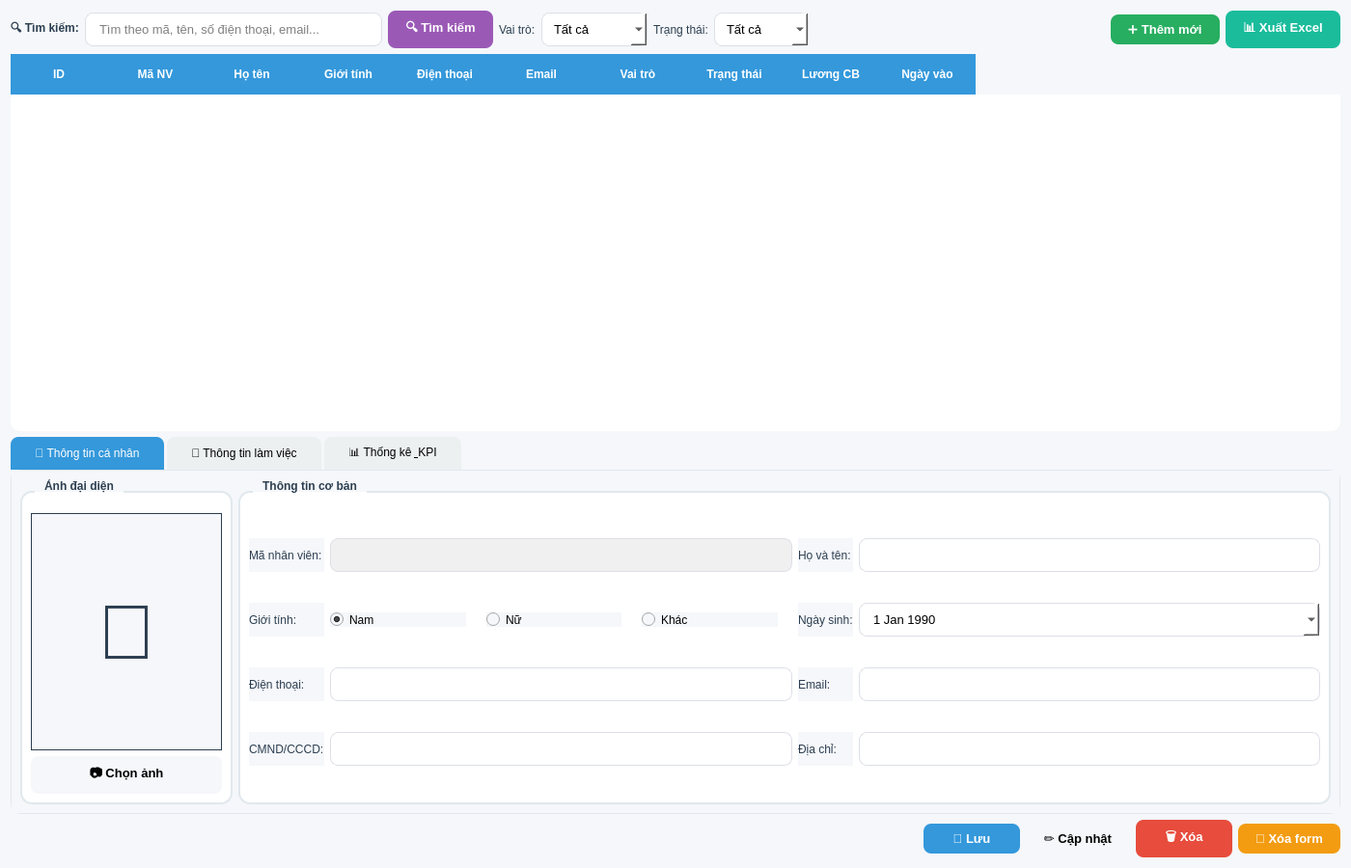
<?xml version="1.0" encoding="UTF-8"?>
<ui version="4.0">
 <class>EmployeeManagement</class>
 <widget class="QWidget" name="EmployeeManagement">
  <property name="geometry">
   <rect>
    <x>0</x>
    <y>0</y>
    <width>1400</width>
    <height>900</height>
   </rect>
  </property>
  <property name="windowTitle">
   <string>Quản lý nhân viên</string>
  </property>
  <property name="styleSheet">
   <string notr="true">
    QWidget {
        background-color: #f5f7fa;
    }
    QGroupBox {
        font-weight: bold;
        border: 2px solid #e1e8ed;
        border-radius: 12px;
        margin-top: 12px;
        padding-top: 12px;
        background-color: white;
    }
    QGroupBox::title {
        subcontrol-origin: margin;
        left: 15px;
        padding: 0 8px 0 8px;
        color: #2c3e50;
    }
    QTableWidget {
        background-color: white;
        alternate-background-color: #f9f9f9;
        gridline-color: #e0e0e0;
        selection-background-color: #3498db;
        selection-color: white;
        border-radius: 10px;
    }
    QHeaderView::section {
        background-color: #3498db;
        color: white;
        padding: 12px;
        font-weight: bold;
        border: none;
    }
    QPushButton {
        border-radius: 8px;
        padding: 8px 18px;
        font-weight: bold;
        font-size: 13px;
    }
    QPushButton#btnAdd {
        background-color: #27ae60;
        color: white;
    }
    QPushButton#btnAdd:hover {
        background-color: #2ecc71;
    }
    QPushButton#btnSave {
        background-color: #3498db;
        color: white;
    }
    QPushButton#btnSave:hover {
        background-color: #2980b9;
    }
    QPushButton#btnDelete {
        background-color: #e74c3c;
        color: white;
    }
    QPushButton#btnDelete:hover {
        background-color: #c0392b;
    }
    QPushButton#btnClear {
        background-color: #f39c12;
        color: white;
    }
    QPushButton#btnClear:hover {
        background-color: #e67e22;
    }
    QPushButton#btnSearch {
        background-color: #9b59b6;
        color: white;
    }
    QPushButton#btnExportExcel {
        background-color: #1abc9c;
        color: white;
    }
    QLineEdit, QComboBox, QDateEdit, QTextEdit {
        padding: 8px 12px;
        border: 1px solid #dcdfe6;
        border-radius: 8px;
        background-color: white;
        font-size: 13px;
    }
    QLineEdit:focus, QComboBox:focus, QDateEdit:focus {
        border-color: #3498db;
        outline: none;
    }
    QTabWidget::pane {
        border: 1px solid #e1e8ed;
        border-radius: 10px;
        background-color: white;
    }
    QTabBar::tab {
        background-color: #ecf0f1;
        padding: 10px 25px;
        margin-right: 3px;
        border-top-left-radius: 8px;
        border-top-right-radius: 8px;
    }
    QTabBar::tab:selected {
        background-color: #3498db;
        color: white;
    }
    QRadioButton {
        margin-right: 15px;
    }
    QLabel {
        color: #2c3e50;
    }
   </string>
  </property>
  <layout class="QVBoxLayout" name="verticalLayout">
   <item>
    <layout class="QHBoxLayout" name="searchLayout">
     <item>
      <widget class="QLabel" name="label">
       <property name="text">
        <string>🔍 Tìm kiếm:</string>
       </property>
       <property name="font">
        <font>
         <weight>75</weight>
         <bold>true</bold>
        </font>
       </property>
      </widget>
     </item>
     <item>
      <widget class="QLineEdit" name="txtSearch">
       <property name="placeholderText">
        <string>Tìm theo mã, tên, số điện thoại, email...</string>
       </property>
       <property name="minimumSize">
        <size>
         <width>300</width>
         <height>0</height>
        </size>
       </property>
      </widget>
     </item>
     <item>
      <widget class="QPushButton" name="btnSearch">
       <property name="text">
        <string>🔍 Tìm kiếm</string>
       </property>
      </widget>
     </item>
     <item>
      <widget class="QLabel" name="label_2">
       <property name="text">
        <string>Vai trò:</string>
       </property>
      </widget>
     </item>
     <item>
      <widget class="QComboBox" name="cboRoleFilter">
       <item>
        <property name="text">
         <string>Tất cả</string>
        </property>
       </item>
       <item>
        <property name="text">
         <string>Admin</string>
        </property>
       </item>
       <item>
        <property name="text">
         <string>Sale</string>
        </property>
       </item>
       <item>
        <property name="text">
         <string>Warehouse</string>
        </property>
       </item>
       <item>
        <property name="text">
         <string>Accountant</string>
        </property>
       </item>
      </widget>
     </item>
     <item>
      <widget class="QLabel" name="label_3">
       <property name="text">
        <string>Trạng thái:</string>
       </property>
      </widget>
     </item>
     <item>
      <widget class="QComboBox" name="cboStatusFilter">
       <item>
        <property name="text">
         <string>Tất cả</string>
        </property>
       </item>
       <item>
        <property name="text">
         <string>Đang làm</string>
        </property>
       </item>
       <item>
        <property name="text">
         <string>Tạm nghỉ</string>
        </property>
       </item>
       <item>
        <property name="text">
         <string>Đã nghỉ</string>
        </property>
       </item>
      </widget>
     </item>
     <item>
      <spacer name="horizontalSpacer">
       <property name="orientation">
        <enum>Qt::Horizontal</enum>
       </property>
       <property name="sizeHint" stdset="0">
        <size>
         <width>40</width>
         <height>20</height>
        </size>
       </property>
      </spacer>
     </item>
     <item>
      <widget class="QPushButton" name="btnAdd">
       <property name="text">
        <string>➕ Thêm mới</string>
       </property>
      </widget>
     </item>
     <item>
      <widget class="QPushButton" name="btnExportExcel">
       <property name="text">
        <string>📊 Xuất Excel</string>
       </property>
      </widget>
     </item>
    </layout>
   </item>
   <item>
    <widget class="QTableWidget" name="tableEmployees">
     <property name="alternatingRowColors">
      <bool>true</bool>
     </property>
     <property name="selectionBehavior">
      <enum>QAbstractItemView::SelectRows</enum>
     </property>
     <property name="editTriggers">
      <set>QAbstractItemView::NoEditTriggers</set>
     </property>
     <column>
      <property name="text">
       <string>ID</string>
      </property>
     </column>
     <column>
      <property name="text">
       <string>Mã NV</string>
      </property>
     </column>
     <column>
      <property name="text">
       <string>Họ tên</string>
      </property>
     </column>
     <column>
      <property name="text">
       <string>Giới tính</string>
      </property>
     </column>
     <column>
      <property name="text">
       <string>Điện thoại</string>
      </property>
     </column>
     <column>
      <property name="text">
       <string>Email</string>
      </property>
     </column>
     <column>
      <property name="text">
       <string>Vai trò</string>
      </property>
     </column>
     <column>
      <property name="text">
       <string>Trạng thái</string>
      </property>
     </column>
     <column>
      <property name="text">
       <string>Lương CB</string>
      </property>
     </column>
     <column>
      <property name="text">
       <string>Ngày vào</string>
      </property>
     </column>
    </widget>
   </item>
   <item>
    <widget class="QTabWidget" name="tabWidget">
     <property name="currentIndex">
      <number>0</number>
     </property>
     <widget class="QWidget" name="tabPersonal">
      <attribute name="title">
       <string>📝 Thông tin cá nhân</string>
      </attribute>
      <layout class="QHBoxLayout" name="horizontalLayout_2">
       <item>
        <widget class="QGroupBox" name="groupBoxAvatar">
         <property name="title">
          <string>Ảnh đại diện</string>
         </property>
         <property name="minimumSize">
          <size>
           <width>220</width>
           <height>0</height>
          </size>
         </property>
         <property name="maximumSize">
          <size>
           <width>220</width>
           <height>16777215</height>
          </size>
         </property>
         <layout class="QVBoxLayout" name="verticalLayout_2">
          <item>
           <widget class="QLabel" name="lblAvatar">
            <property name="minimumSize">
             <size>
              <width>160</width>
              <height>160</height>
             </size>
            </property>
            <property name="frameShape">
             <enum>QFrame::Box</enum>
            </property>
            <property name="text">
             <string>👤</string>
            </property>
            <property name="alignment">
             <set>Qt::AlignCenter</set>
            </property>
            <property name="styleSheet">
             <string notr="true">font-size: 80px;</string>
            </property>
           </widget>
          </item>
          <item>
           <widget class="QPushButton" name="btnSelectAvatar">
            <property name="text">
             <string>📷 Chọn ảnh</string>
            </property>
           </widget>
          </item>
         </layout>
        </widget>
       </item>
       <item>
        <widget class="QGroupBox" name="groupBoxPersonal">
         <property name="title">
          <string>Thông tin cơ bản</string>
         </property>
         <layout class="QGridLayout" name="gridLayout">
          <item row="0" column="0">
           <widget class="QLabel" name="lblEmployeeCode">
            <property name="text">
             <string>Mã nhân viên:</string>
            </property>
           </widget>
          </item>
          <item row="0" column="1">
           <widget class="QLineEdit" name="txtEmployeeCode">
            <property name="readOnly">
             <bool>true</bool>
            </property>
            <property name="styleSheet">
             <string notr="true">background-color: #f0f0f0;</string>
            </property>
           </widget>
          </item>
          <item row="0" column="2">
           <widget class="QLabel" name="lblFullName">
            <property name="text">
             <string>Họ và tên:</string>
            </property>
           </widget>
          </item>
          <item row="0" column="3">
           <widget class="QLineEdit" name="txtFullName"/>
          </item>
          <item row="1" column="0">
           <widget class="QLabel" name="lblGender">
            <property name="text">
             <string>Giới tính:</string>
            </property>
           </widget>
          </item>
          <item row="1" column="1">
           <layout class="QHBoxLayout" name="genderLayout">
            <item>
             <widget class="QRadioButton" name="rdMale">
              <property name="text">
               <string>Nam</string>
              </property>
              <property name="checked">
               <bool>true</bool>
              </property>
             </widget>
            </item>
            <item>
             <widget class="QRadioButton" name="rdFemale">
              <property name="text">
               <string>Nữ</string>
              </property>
             </widget>
            </item>
            <item>
             <widget class="QRadioButton" name="rdOther">
              <property name="text">
               <string>Khác</string>
              </property>
             </widget>
            </item>
           </layout>
          </item>
          <item row="1" column="2">
           <widget class="QLabel" name="lblBirthDate">
            <property name="text">
             <string>Ngày sinh:</string>
            </property>
           </widget>
          </item>
          <item row="1" column="3">
           <widget class="QDateEdit" name="dateBirthDate">
            <property name="calendarPopup">
             <bool>true</bool>
            </property>
            <property name="date">
             <date>
              <year>1990</year>
              <month>1</month>
              <day>1</day>
             </date>
            </property>
           </widget>
          </item>
          <item row="2" column="0">
           <widget class="QLabel" name="lblPhone">
            <property name="text">
             <string>Điện thoại:</string>
            </property>
           </widget>
          </item>
          <item row="2" column="1">
           <widget class="QLineEdit" name="txtPhone"/>
          </item>
          <item row="2" column="2">
           <widget class="QLabel" name="lblEmail">
            <property name="text">
             <string>Email:</string>
            </property>
           </widget>
          </item>
          <item row="2" column="3">
           <widget class="QLineEdit" name="txtEmail"/>
          </item>
          <item row="3" column="0">
           <widget class="QLabel" name="lblIdentityCard">
            <property name="text">
             <string>CMND/CCCD:</string>
            </property>
           </widget>
          </item>
          <item row="3" column="1">
           <widget class="QLineEdit" name="txtIdentityCard"/>
          </item>
          <item row="3" column="2">
           <widget class="QLabel" name="lblAddress">
            <property name="text">
             <string>Địa chỉ:</string>
            </property>
           </widget>
          </item>
          <item row="3" column="3">
           <widget class="QLineEdit" name="txtAddress"/>
          </item>
         </layout>
        </widget>
       </item>
      </layout>
     </widget>
     <widget class="QWidget" name="tabWork">
      <attribute name="title">
       <string>💼 Thông tin làm việc</string>
      </attribute>
      <layout class="QGridLayout" name="gridLayout_2">
       <item row="0" column="0">
        <widget class="QGroupBox" name="groupBoxWork">
         <property name="title">
          <string>Thông tin công việc</string>
         </property>
         <layout class="QGridLayout" name="gridLayout_3">
          <item row="0" column="0">
           <widget class="QLabel" name="lblHireDate">
            <property name="text">
             <string>Ngày vào làm:</string>
            </property>
           </widget>
          </item>
          <item row="0" column="1">
           <widget class="QDateEdit" name="dateHireDate">
            <property name="calendarPopup">
             <bool>true</bool>
            </property>
            <property name="date">
             <date>
              <year>2024</year>
              <month>1</month>
              <day>1</day>
             </date>
            </property>
           </widget>
          </item>
          <item row="0" column="2">
           <widget class="QLabel" name="lblRole">
            <property name="text">
             <string>Vai trò:</string>
            </property>
           </widget>
          </item>
          <item row="0" column="3">
           <widget class="QComboBox" name="cboRole">
            <item>
             <property name="text">
              <string>Admin (Quản trị hệ thống)</string>
             </property>
            </item>
            <item>
             <property name="text">
              <string>Sale (Nhân viên bán hàng)</string>
             </property>
            </item>
            <item>
             <property name="text">
              <string>Warehouse (Quản lý kho)</string>
             </property>
            </item>
            <item>
             <property name="text">
              <string>Accountant (Kế toán)</string>
             </property>
            </item>
           </widget>
          </item>
          <item row="1" column="0">
           <widget class="QLabel" name="lblBaseSalary">
            <property name="text">
             <string>Lương cơ bản:</string>
            </property>
           </widget>
          </item>
          <item row="1" column="1">
           <widget class="QLineEdit" name="txtBaseSalary">
            <property name="placeholderText">
             <string>VNĐ</string>
            </property>
           </widget>
          </item>
          <item row="1" column="2">
           <widget class="QLabel" name="lblCommission">
            <property name="text">
             <string>Hoa hồng (%):</string>
            </property>
           </widget>
          </item>
          <item row="1" column="3">
           <widget class="QLineEdit" name="txtCommissionRate">
            <property name="placeholderText">
             <string>%</string>
            </property>
           </widget>
          </item>
          <item row="2" column="0">
           <widget class="QLabel" name="lblUsername">
            <property name="text">
             <string>Tài khoản:</string>
            </property>
           </widget>
          </item>
          <item row="2" column="1">
           <widget class="QLineEdit" name="txtUsername"/>
          </item>
          <item row="2" column="2">
           <widget class="QLabel" name="lblPassword">
            <property name="text">
             <string>Mật khẩu:</string>
            </property>
           </widget>
          </item>
          <item row="2" column="3">
           <widget class="QLineEdit" name="txtPassword">
            <property name="echoMode">
             <enum>QLineEdit::Password</enum>
            </property>
           </widget>
          </item>
          <item row="3" column="0">
           <widget class="QLabel" name="lblStatus">
            <property name="text">
             <string>Trạng thái:</string>
            </property>
           </widget>
          </item>
          <item row="3" column="1">
           <widget class="QComboBox" name="cboStatus">
            <item>
             <property name="text">
              <string>✅ Đang làm</string>
             </property>
            </item>
            <item>
             <property name="text">
              <string>⏸️ Tạm nghỉ</string>
             </property>
            </item>
            <item>
             <property name="text">
              <string>❌ Đã nghỉ</string>
             </property>
            </item>
           </widget>
          </item>
          <item row="3" column="2">
           <widget class="QLabel" name="lblNote">
            <property name="text">
             <string>Ghi chú:</string>
            </property>
           </widget>
          </item>
          <item row="3" column="3">
           <widget class="QLineEdit" name="txtNote"/>
          </item>
         </layout>
        </widget>
       </item>
      </layout>
     </widget>
     <widget class="QWidget" name="tabStats">
      <attribute name="title">
       <string>📊 Thống kê &amp; KPI</string>
      </attribute>
      <layout class="QVBoxLayout" name="verticalLayout_3">
       <item>
        <widget class="QLabel" name="lblStatsInfo">
         <property name="text">
          <string>📈 Chọn nhân viên từ danh sách để xem thống kê chi tiết</string>
         </property>
         <property name="alignment">
          <set>Qt::AlignCenter</set>
         </property>
         <property name="styleSheet">
          <string notr="true">font-size: 16px; color: #7f8c8d; padding: 30px;</string>
         </property>
        </widget>
       </item>
      </layout>
     </widget>
    </widget>
   </item>
   <item>
    <layout class="QHBoxLayout" name="buttonLayout">
     <item>
      <spacer name="horizontalSpacer_2">
       <property name="orientation">
        <enum>Qt::Horizontal</enum>
       </property>
       <property name="sizeHint" stdset="0">
        <size>
         <width>40</width>
         <height>20</height>
        </size>
       </property>
      </spacer>
     </item>
     <item>
      <widget class="QPushButton" name="btnSave">
       <property name="text">
        <string>💾 Lưu</string>
       </property>
       <property name="minimumSize">
        <size>
         <width>100</width>
         <height>0</height>
        </size>
       </property>
      </widget>
     </item>
     <item>
      <widget class="QPushButton" name="btnUpdate">
       <property name="text">
        <string>✏️ Cập nhật</string>
       </property>
       <property name="minimumSize">
        <size>
         <width>100</width>
         <height>0</height>
        </size>
       </property>
      </widget>
     </item>
     <item>
      <widget class="QPushButton" name="btnDelete">
       <property name="text">
        <string>🗑️ Xóa</string>
       </property>
       <property name="minimumSize">
        <size>
         <width>100</width>
         <height>0</height>
        </size>
       </property>
      </widget>
     </item>
     <item>
      <widget class="QPushButton" name="btnClear">
       <property name="text">
        <string>🔄 Xóa form</string>
       </property>
       <property name="minimumSize">
        <size>
         <width>100</width>
         <height>0</height>
        </size>
       </property>
      </widget>
     </item>
    </layout>
   </item>
  </layout>
 </widget>
</ui>
